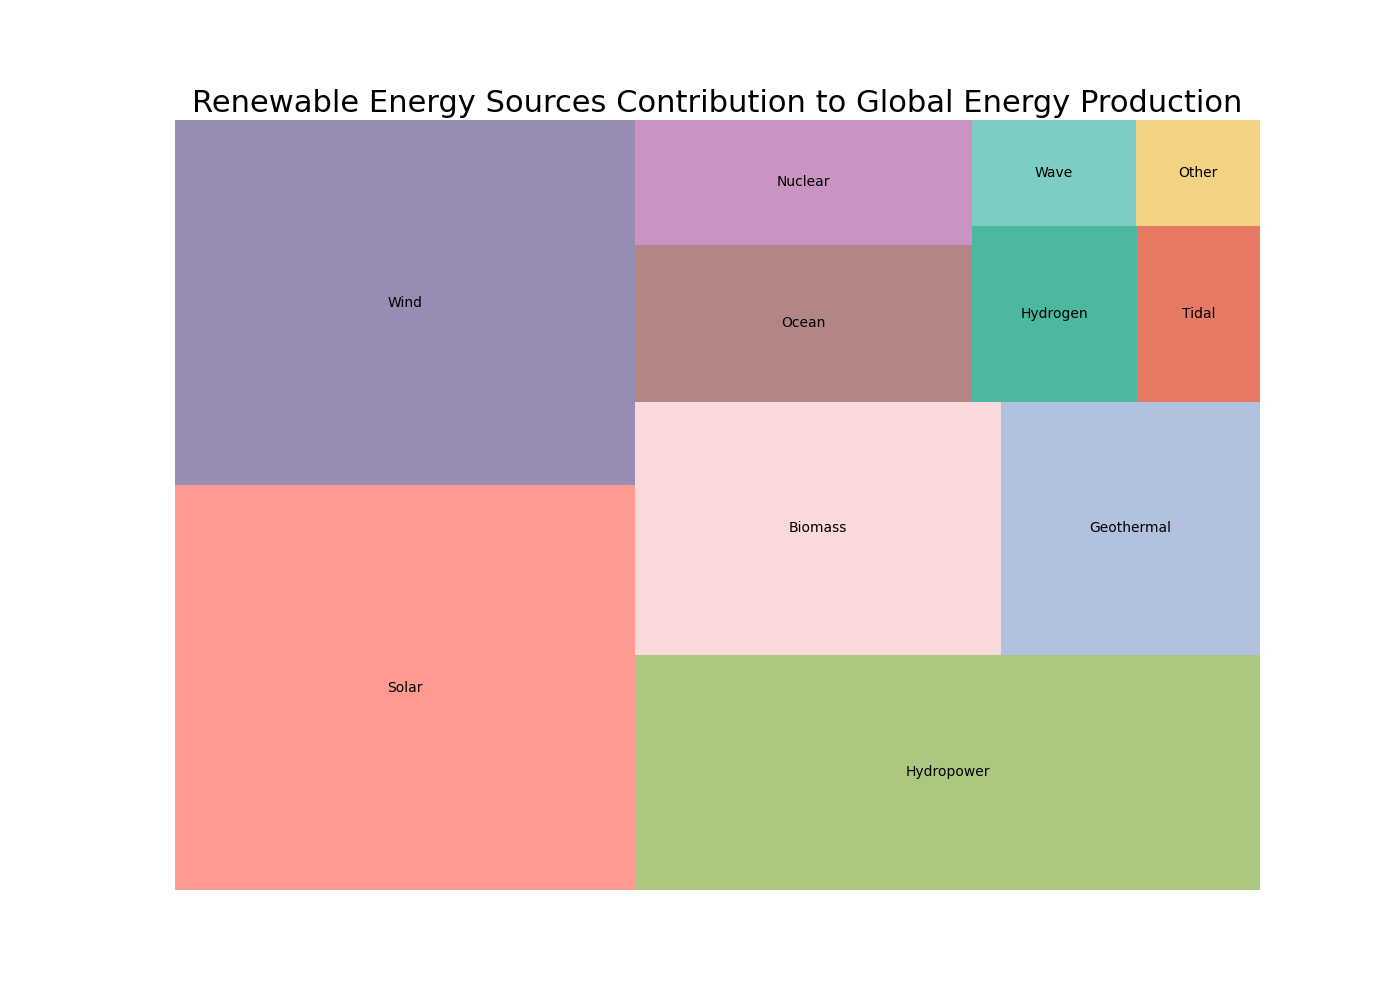

Python code for this plot:

import matplotlib.pyplot as plt
import pandas as pd
import squarify

# Define the dataset
data = {
    'Type': ['Solar', 'Wind', 'Hydropower', 'Biomass', 'Geothermal', 
             'Ocean', 'Nuclear', 'Hydrogen', 'Tidal', 'Wave', 'Other'],
    'Contribution': [22.5, 20.3, 17.8, 11.2, 7.9, 
                     6.4, 5.1, 3.5, 2.6, 2.1, 1.6]
}

df = pd.DataFrame(data)

# Define the color scheme
colors = ['#FF6F61', '#6B5B95', '#88B04B', '#F7CAC9', 
          '#92A8D1', '#955251', '#B565A7', '#009B77', 
          '#DD4124', '#45B8AC', '#EFC050']

# Create the figure with specified figure size
fig = plt.figure(figsize=(14, 10))
ax = fig.add_subplot(111, aspect="auto")

# Create a treemap
squarify.plot(sizes=df['Contribution'], label=df['Type'], color=colors, alpha=0.7)

# Set the title of the plot
plt.title('Renewable Energy Sources Contribution to Global Energy Production', fontsize=22)

# Remove the axes
plt.axis('off')

# Show the plot
plt.show()
